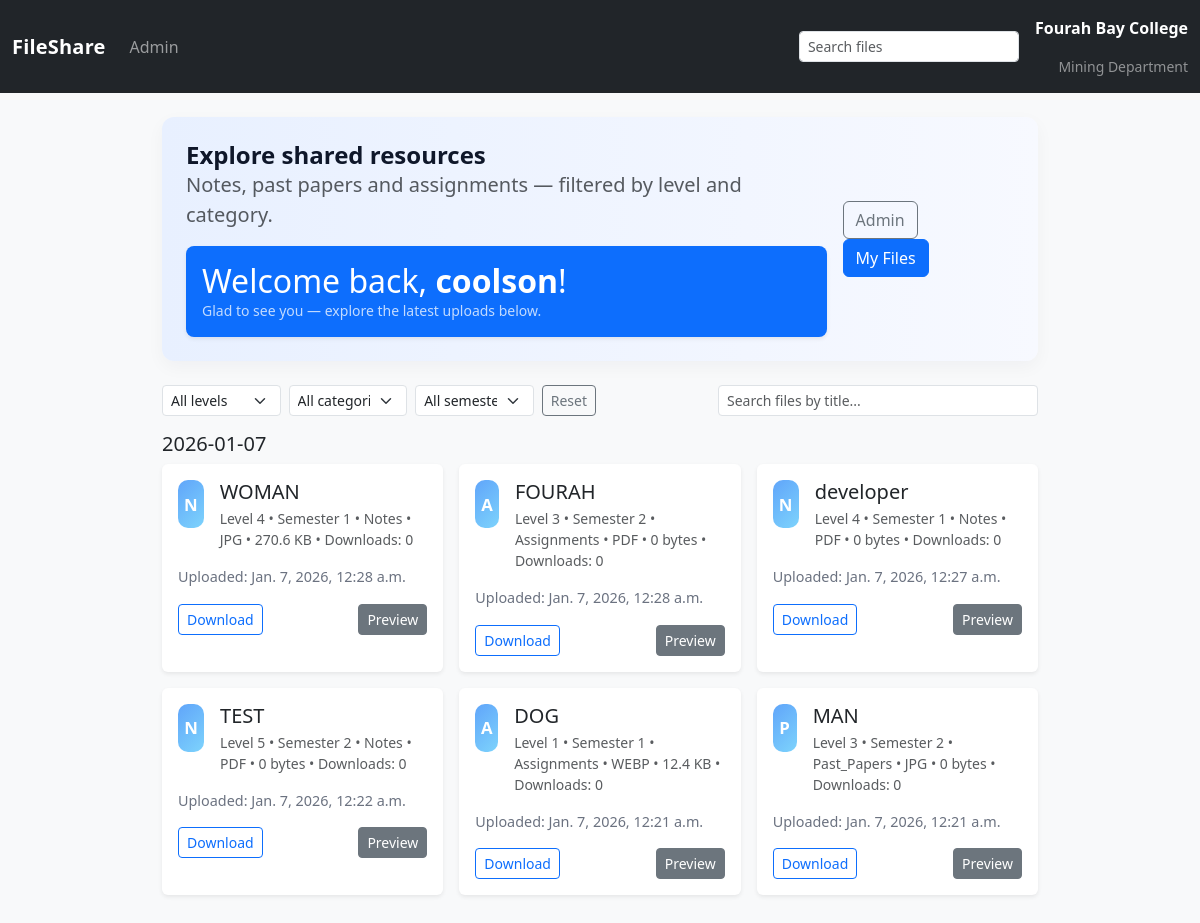
The app's page /home/ (signed in) with its own data.
### files/models.py (models this page shows, shortened)
class FileUpload(models.Model):
    title = models.CharField(max_length=255)
    level = models.PositiveSmallIntegerField(choices=LEVEL_CHOICES, default=1)
    file = models.FileField(upload_to='uploads/')
    category = models.CharField(max_length=20, choices=CATEGORY_CHOICES, default='notes')
    uploaded_at = models.DateTimeField(auto_now_add=True)
    semester = models.PositiveSmallIntegerField(choices=SEMESTER_CHOICES, default=1)
    uploaded_by = models.ForeignKey(User, null=True, blank=True, on_delete=models.SET_NULL)
    archived = models.BooleanField(default=False)
    download_count = models.PositiveIntegerField(default=0)
    @property
    def file_type(self):
        try:
            return os.path.splitext(self.file.name)[1].lstrip('.').lower()
        except Exception:
            return ''
    @property
    def file_size(self):
        try:
            return self.file.size or 0
        except Exception:
            return 0
    @property
    def file_size_display(self):
        size = self.file_size
        for unit in ['bytes', 'KB', 'MB', 'GB']:
            if size < 1024 or unit == 'GB':
                if unit == 'bytes':
                    return f"{size} {unit}"
                return f"{size:.1f} {unit}"
            size = size / 1024.0
        return f"{self.file_size} bytes"

### files/views.py (the view, shortened to what this page needs)
# urls.py: path('home/', views.index, name='home'),
def index(request, level=None, category=None, semester=None):
    files_qs = FileUpload.objects.filter(archived=False).order_by('-uploaded_at')
    levels = [1, 2, 3, 4, 5]
    current_level = None
    categories = [{'key': k, 'label': v} for k, v in CATEGORY_CHOICES]
    current_category = None
    semesters = [{'key': k, 'label': v} for k, v in SEMESTER_CHOICES]
    current_semester = None
    if category:
        valid_keys = [k for k, _ in CATEGORY_CHOICES]
        if category in valid_keys:
            files_qs = files_qs.filter(category=category)
            current_category = category
    groups = OrderedDict()
    for f in files_qs:
        try:
            d = timezone.localtime(f.uploaded_at).date()
        except Exception:
            d = f.uploaded_at.date()
        key = d.strftime('%Y-%m-%d')
        groups.setdefault(key, []).append(f)
    db_path = settings.DATABASES.get('default', {}).get('NAME', '')
    if isinstance(db_path, str) and 'onedrive' in db_path.lower():
        messages.warning(request, 'Warning: project appears inside OneDrive. Database file may be overwritten by sync; consider moving the project or the DB to a stable location.')
    return render(request, 'files/index.html', {
        'files_groups': groups,
        'levels': levels,
        'current_level': current_level,
        'semesters': semesters,
        'current_semester': current_semester,
        'categories': categories,
        'current_category': current_category,
    })

### templates/files/index.html (shortened to what this page needs)
<!doctype html>
<html lang="en">
<head>
    <link href="https://cdn.jsdelivr.net/npm/bootstrap@5.3.0/dist/css/bootstrap.min.css" rel="stylesheet">
    <link rel="stylesheet" href="/static/files/style.css">
</head>
<body>
<nav class="navbar navbar-expand-lg navbar-dark bg-dark">
  <div class="container-fluid">
    <a class="navbar-brand" href="#">FileShare</a>
    <div class="collapse navbar-collapse" id="navbarSupportedContent">
      <ul class="navbar-nav me-auto mb-2 mb-lg-0">
        <li class="nav-item">
          <a class="nav-link" href="/admin/">Admin</a>
        </li>
      </ul>
      <form class="d-flex ms-auto d-none d-lg-flex" role="search">
        <input id="searchTop" class="form-control form-control-sm" type="search" placeholder="Search files" aria-label="Search">
      </form>
      <div class="d-none d-lg-flex flex-column ms-3 text-end">
        <div class="navbar-text text-white fw-semibold">Fourah Bay College</div>
        <div class="navbar-text text-white-50 small">Mining Department</div>
      </div>
    </div>
  </div>
</nav>
<main class="container py-4">
    <section class="hero py-4 mb-4">
      <div class="d-flex justify-content-between align-items-center">
        <div>
          <h1 class="hero-title">Explore shared resources</h1>
          <p class="lead text-muted">Notes, past papers and assignments — filtered by level and category.</p>
          {% if user.is_authenticated %}
            <div class="mt-3">
              <div class="p-3 bg-primary text-white rounded-3 shadow-sm">
                <h2 class="mb-0">Welcome back, <span class="fw-bold">{{ user.username }}</span>!</h2>
                <div class="small opacity-75">Glad to see you — explore the latest uploads below.</div>
              </div>
            </div>
          {% endif %}
        </div>
        <div class="ms-3 d-none d-md-block">
          <a class="btn btn-outline-secondary me-2" href="/admin/">Admin</a>
          <a class="btn btn-primary" href="{% url 'files:home' %}">My Files</a>
        </div>
      </div>
    </section>
    <div class="mb-3 controls">
      <div class="row g-2 align-items-center">
        <div class="col-md-6 d-flex align-items-center gap-2">
          <select id="levelFilter" class="form-select form-select-sm" style="max-width:140px;">
            <option value="">All levels</option>
          </select>
          <select id="categoryFilter" class="form-select form-select-sm" style="max-width:180px;">
            <option value="">All categories</option>
          </select>
          <select id="semesterFilter" class="form-select form-select-sm" style="max-width:160px;">
            <option value="">All semesters</option>
          </select>
          <button id="resetFilters" class="btn btn-sm btn-outline-secondary">Reset</button>
        </div>
        <div class="col-md-6 text-md-end">
          <input id="searchBox" class="form-control form-control-sm d-inline-block search-input" placeholder="Search files by title..." />
        </div>
      </div>
    </div>
    {% if files_groups %}
      <div id="filesGrid">
        {% for date_key, group in files_groups.items %}
          <div class="mb-4">
            <h5 class="mb-2">{{ date_key }}</h5>
            <div class="row row-cols-1 row-cols-md-2 row-cols-lg-3 g-3">
              {% for f in group %}
                <div class="col file-card" data-title="{{ f.title|lower }}" data-level="{{ f.level }}" data-category="{{ f.category }}" data-semester="{{ f.semester }}">
                  <div class="card h-100 shadow-sm">
                    <div class="card-body d-flex flex-column">
                      <div class="d-flex align-items-start gap-3">
                        <div class="icon-box">{{ f.category|slice:":1"|upper }}</div>
                        <div class="flex-grow-1">
                          <h5 class="card-title mb-1">{{ f.title }}</h5>
                          <div class="meta text-muted small">Level {{ f.level }} • Semester {{ f.semester }} • {{ f.category|title }} • {{ f.file_type|upper }} • {{ f.file_size_display }} • Downloads: {{ f.download_count }}</div>
                        </div>
                      </div>
                      <p class="mt-3 mb-0 text-truncate">Uploaded: {{ f.uploaded_at }}</p>
                      <div class="mt-3 d-flex justify-content-between align-items-center">
                        <a class="btn btn-sm btn-outline-primary" href="{% url 'files:download' f.pk %}">Download</a>
                        <button type="button" class="btn btn-sm btn-secondary preview-btn" data-preview-url="{% url 'files:preview_page' f.pk %}" data-preview-page-url="{% url 'files:preview_page' f.pk %}" data-title="{{ f.title|escape }}">Preview</button>
                      </div>
                    </div>
                  </div>
                </div>
              {% endfor %}
            </div>
          </div>
        {% endfor %}
      </div>
    {% else %}
    <div class="empty-state text-center py-5">
      <h4>No files yet</h4>
      <p class="text-muted">Uploads will appear here when an admin adds them.</p>
    </div>
    {% endif %}
</main>
</body>
</html>

### static/files/style.css (style rules this page uses)
body { background-color: #f8f9fa; margin: 0; padding: 0; }
.container { max-width: 900px; }
.hero { background: linear-gradient(90deg,#e8f0ff 0%,#f7f9ff 100%); padding: 24px; border-radius: 12px; box-shadow: 0 6px 18px rgba(15,23,42,0.04); }
.hero-title { margin: 0; font-weight: 700; font-size: 1.5rem; color: #0f172a; }
.controls .search-input { max-width: 320px; display: inline-block; }
.card { border: 0; overflow: hidden; transition: transform .18s ease, box-shadow .18s ease; }
.icon-box { width:48px; height:48px; border-radius:10px; background:linear-gradient(135deg,#60a5fa,#7dd3fc); display:flex; align-items:center; justify-content:center; color:white; font-weight:700; font-size:1.05rem; }
.file-card { cursor: default; }
.meta { color: #6b7280; }
.text-truncate { color: #6b7280; font-size: .9rem; }
.navbar-brand { font-weight: 700; letter-spacing: .2px; }
.navbar .nav-link { padding-left: .6rem; padding-right: .6rem; }

### records on screen
FileUpload: uploaded_at "2026-01-07", category "N", title "WOMAN", level "4", semester "1", category "Notes", file_type "JPG", file_size_display "270.6 KB", download_count "0", uploaded_at "Jan. 7, 2026, 12:28 a.m."
FileUpload: category "A", title "FOURAH", level "3", semester "2", category "Assignments", file_type "PDF", file_size_display "0 bytes", download_count "0", uploaded_at "Jan. 7, 2026, 12:28 a.m."
FileUpload: category "N", title "developer", level "4", semester "1", category "Notes", file_type "PDF", file_size_display "0 bytes", download_count "0", uploaded_at "Jan. 7, 2026, 12:27 a.m."
FileUpload: category "N", title "TEST", level "5", semester "2", category "Notes", file_type "PDF", file_size_display "0 bytes", download_count "0", uploaded_at "Jan. 7, 2026, 12:22 a.m."
FileUpload: category "A", title "DOG", level "1", semester "1", category "Assignments", file_type "WEBP", file_size_display "12.4 KB", download_count "0", uploaded_at "Jan. 7, 2026, 12:21 a.m."
FileUpload: category "P", title "MAN", level "3", semester "2", category "Past_Papers", file_type "JPG", file_size_display "0 bytes", download_count "0", uploaded_at "Jan. 7, 2026, 12:21 a.m."

### other values on screen
{{ user.username }} "coolson"
